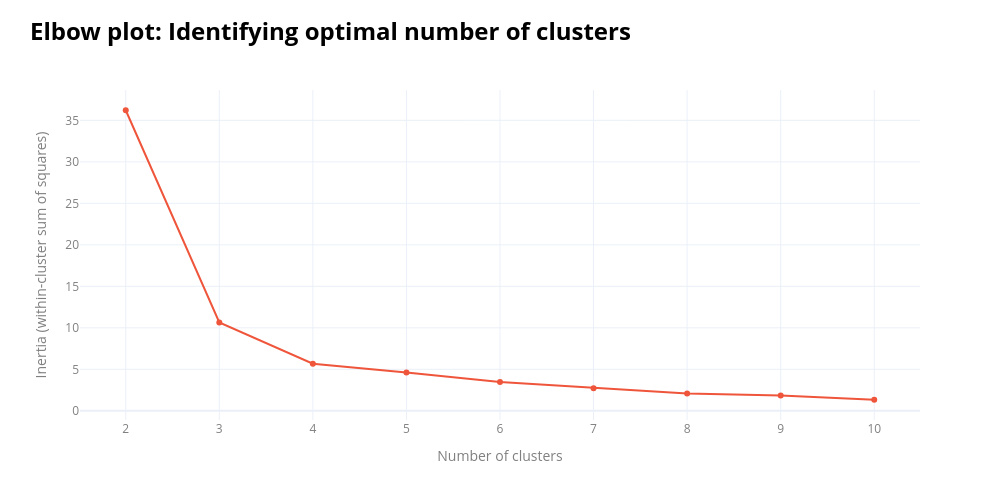

Source (notebook cell):
### Markdown cell above
# Section 1: Data Centre Segmentation

Recent research by the House Of Commons outlines four DC types: 

- enterprise (operated by an organisation for internal purposes), 
- co-location (third party renting rack space to customers), 
- hyperscale (large facilities by major cloud providers), 
- AI (designed for high-performance computing).

The dataset contains several variables that could inform clustering of DC, e.g. b8_gia_sqm, it_load_capacity_mw (both numeric). **To identify distinct data centre groups, k-means clustering is applied using these 3 numeric cols. The assumption of the k=4 is validated through the elbow method.**
<!-- 
Apart from operational, security and other differences, they can vary by GIA. Below we perform the segmentation using Jenks natural breaks. This method is appropriate for small, 1-dimentional data (GIA) with potentially unequal number of datapoints in each class, and skewed distributions (see chart below). The method optimizes for total intra-class variance, making the classes as homogeneous as possible. (hhttps://observablehq.com/@visionscarto/natural-breaks). -->

### Code cell
data_sizes_no_na = data_ldn_exstg[["b8_gia_sqm", "it_load_capacity_mw"]]
data_sizes_no_na = data_sizes_no_na.dropna(subset=["b8_gia_sqm"])

# Use K-nearest neighbours imputation (k = 5)
# I am filling MW and KW columns, but not the GIA since it is most filled and most reliable. Also, for most null GIA, the other columns are null as well
imputer = KNNImputer(n_neighbors=5)
data_sizes_imputed_array = imputer.fit_transform(data_sizes_no_na)
data_sizes_no_na = pd.DataFrame(data_sizes_imputed_array,columns=["b8_gia_sqm", "it_load_capacity_mw"],index=data_sizes_no_na.index)

scaler = StandardScaler()
scaled_array = scaler.fit_transform(data_sizes_no_na)
data_sizes_no_na = pd.DataFrame(scaled_array,columns=["b8_gia_sqm", "it_load_capacity_mw"],index=data_sizes_no_na.index)
# ___________________________________________________________________________________________________________
# elbow plot
X = data_sizes_no_na[["b8_gia_sqm", "it_load_capacity_mw"]]
inertias = []
k_values = list(range(2, 11))

for k in k_values:
    kmeans = KMeans(n_clusters=k,random_state=42,n_init="auto")
    kmeans.fit(X)
    inertias.append(kmeans.inertia_)

fig = go.Figure()
fig.add_trace(go.Scatter(x=k_values,y=inertias,mode="lines+markers",name="Inertia", line=dict(color=px.colors.qualitative.Plotly[1]), marker=dict(color=px.colors.qualitative.Plotly[1])))
fig.update_layout(
    width=1000,height=500, template="plotly_white",
    title=dict(
        text=(
            f"<span style='font-size:24px; font-weight:bold; color:{notes_colour}; display:block; margin-bottom:2px;'>"
            "Elbow plot: Identifying optimal number of clusters"
            "</span><br>"
        ),
        x=0.03,xanchor="left", y=0.92,yanchor="top",
    ),
    margin=dict(t=90), legend=dict(font=dict(color=labels_colour)),
    xaxis_title="Number of clusters",yaxis_title="Inertia (within-cluster sum of squares)",
)

fig.update_xaxes(title_font=dict(color=labels_colour),tickfont=dict(color=labels_colour))
fig.update_yaxes(title_font=dict(color=labels_colour),tickfont=dict(color=labels_colour))
fig.show()

### Figure 1 — Plotly figure (JSON) as saved in the notebook; plotly's stock layout.template omitted (floating-point values rounded to 4 significant figures)
{"data": [{"line": {"color": "#EF553B"}, "marker": {"color": "#EF553B"}, "mode": "lines+markers", "name": "Inertia", "type": "scatter", "x": [2, 3, 4, 5, 6, 7, 8, 9, 10], "y": [36.22, 10.65, 5.682, 4.632, 3.465, 2.735, 2.086, 1.842, 1.335]}], "layout": {"height": 500, "legend": {"font": {"color": "grey"}}, "margin": {"t": 90}, "title": {"text": "<span style='font-size:24px; font-weight:bold; color:black; display:block; margin-bottom:2px;'>Elbow plot: Identifying optimal number of clusters</span><br>", "x": 0.03, "xanchor": "left", "y": 0.92, "yanchor": "top"}, "width": 1000, "xaxis": {"tickfont": {"color": "grey"}, "title": {"font": {"color": "grey"}, "text": "Number of clusters"}}, "yaxis": {"tickfont": {"color": "grey"}, "title": {"font": {"color": "grey"}, "text": "Inertia (within-cluster sum of squares)"}}}}
